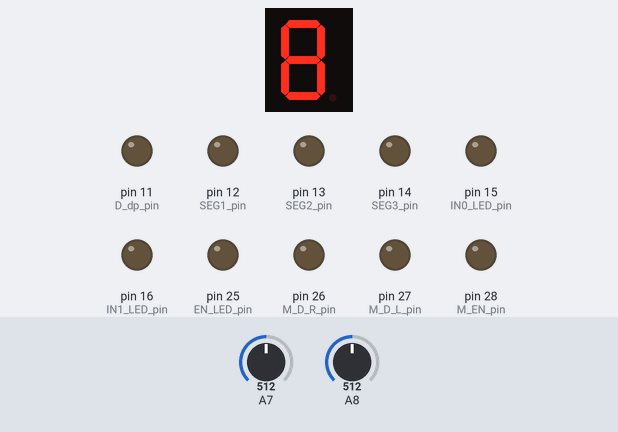
A sketch run on a simulated Arduino Mega 2560, built with avr-gcc and run on an emulated ATmega2560. On the bench: 1-digit seven-segment display, output pins drawn as LEDs (lit = HIGH). Wiring (inferred from the names in the program): 1-digit 7-segment display, segments lit when LOW: segments pin 10, pin 9, pin 2, pin 1, pin 32, pin 31, pin 30. The test bench sets the inputs (shaded band); at power-on: A7 = 512, A8 = 512. Sleep ends after the set time or at an interrupt; the segment pins are drawn as the display they are named for; pins used as bus, display or sensor lines are not drawn. At 2.2 s the program stops and its outputs stay as they are.

Above: at 0.1 s.
At 1.1 s:
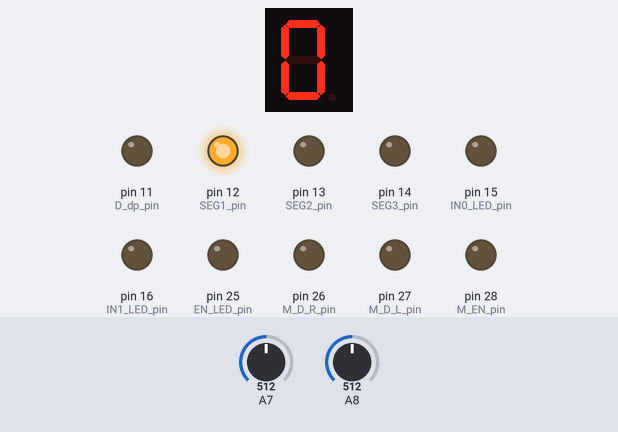
At 2.2 s:
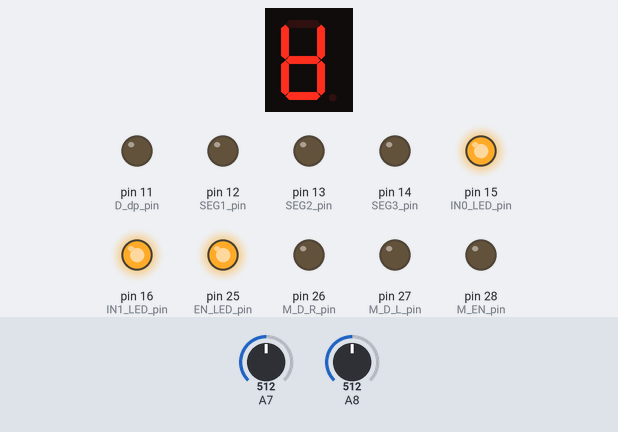
Timing chart, 0 to 3.7 s (numbered marks = the images above):
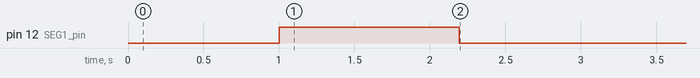

The sketch:

MCU_Prototype_Cleaner.ino
```cpp
#include "src/pins.h"
#include "src/equations.h"

#include "src/Segment/Segment_Display.h"
#include "src/Vin/Vin_Convert.h"

#include "src/Motor/Motor_Driver.h"
#include "src/LED/LED_Driver.h"

#include <avr/sleep.h>
#include <avr/power.h>
#include <cppQueue.h>

void setup_timer1();
void voltage_calc_phase();

// voltage of truck
double Vt_truck;

// resistance of line
double R_Line;

// power values
double Pd_bias;
double Pd_LEDL;
double Pd_LEDR;

// rolling average queue of voltages taken from vin!
int queue_max_size = 10;
double vt_truck_avg = 0; // rolling average value of vt_truck
cppQueue vt_truck_rolling_queue(sizeof(double), queue_max_size, LIFO);

// constant n_eff, Voltage out
const double n_eff = 0.7;
const double Vt_out = 24;

// control objects
Motor_Driver motor_driver;
LED_Driver led_driver;

Segment_Display seg_disp;
Vin_Convert vin_convert;

void setup() {

  delay(1000);

  digitalWrite(SEG1_pin, HIGH);
  digitalWrite(D_A_pin, HIGH);

  delay(1000);

  set_scalings();

  // calculate voltage and resistance values
  voltage_calc_phase();
  // Serial.println("finished voltage calc phase!");

  // setup the Timer Interrupts
  setup_timer1();

  // Set sleep mode to power save, Timer1 is still active in this mode
  set_sleep_mode(SLEEP_MODE_PWR_SAVE);

  // Enable sleep mode
  sleep_enable();

  //todo wait for readings to be small enough

}

void loop() {
  sleep_mode();
}

ISR(TIMER1_COMPA_vect){
  // timer 1 at 240 hz
  // this loop executes 240 times a second, or every 0.0041 seconds (4 ms)

  take_reading();

  display_voltage();

  change_segment_state();

  update_motor_state();

}

// ===== Loop Functions =====

// TODO figure out how to determine if action should be updated or not!

void take_reading(){
  // if enough time has passed, take in reading!

  bool ready_to_update = true;

  if (ready_to_update){
    // TCNT1 is a cycle value

    double vt_truck = get_truck_voltage();

    // add this to the rolling average queue!
    update_rolling_avg(vt_truck);
  }
}

// macros for motor states
#define OFF 0
#define LEFT 1
#define RIGHT 2

void update_motor_state(){

  // change motor if enough time using vt_truck_avg (every 150ms?)

  // 0: sleep, 1: brake, 2: left, 3: right
  bool ready_to_update = true;

  if (ready_to_update){

    if (vt_truck_avg >= 160){
      // if truck increases to 160V, check Pdbias val by turning off 1 LED (alternate), waiting 50ms measuring VT1
      // turning LED back on and using equation 7 to recalculate Pdbias
      // turn motor to raise the lift (go right)

      motor_driver.set_state(RIGHT);
    }

    else if (vt_truck_avg < 140 && vt_truck_avg > 105){
      // if Vtruck decreases to 150V check Pdbias val by turning off one LED, waiting 50ms measuring VT1 turning LED back on and
      // then using equation 7 to recalculate the Pdbias
      // turn the motor on to lower lift (go left)
      motor_driver.set_state(LEFT);

    }

    else{
      // if Vtruck decreases from above 160V to below 155V stop raising the lift (turn motor off)
      // if truck voltage incrased from below 150V to 155V stop lowering the lift (turn motor off)
      motor_driver.set_state(OFF);

    }

    // now tell motor to act out that state
    motor_driver.write_state();

  }
}

void display_voltage(){
  // display voltage to segment display and maybe change state (if enough time has passed)
  bool ready_to_update = true;

  if (ready_to_update){
    seg_disp.update_state();
  }

}

void change_segment_state(){
  // if enough time has passed, change the segment state to the current average
  bool ready_to_update = true;

  if (ready_to_update){
    seg_disp.set_display_value(vt_truck_avg);
  }

}


// ===== Helpers =====

void update_rolling_avg(double vt2_voltage){
  // updates rolling average queue based on new vt2 voltage

  if (!vt_truck_rolling_queue.isFull()){
    // if queue isnt full, just add it to queue and add divided value to queue
    vt_truck_rolling_queue.push(&vt2_voltage);
    vt_truck_avg = vt_truck_avg + vt2_voltage/vt_truck_rolling_queue.getCount();

  }else{
    // queue is full, so must remove from it first to then add new voltage
    double removed_voltage;
    vt_truck_rolling_queue.pop(&removed_voltage);
    vt_truck_rolling_queue.push(&vt2_voltage);
    vt_truck_avg = vt_truck_avg + vt2_voltage/queue_max_size - removed_voltage/queue_max_size;
  }
}

double get_truck_voltage(){
    // use vin to get voltage, and then use variables to get actual values

    double vt_2 = vin_convert.read();
    double vt_truck = two_load_V_truck(vt_2, Pd_bias, Pd_LEDL, Pd_LEDR, R_Line);
    return vt_truck;
}

// ===== Setup Functions =====

void setup_timer1(){

  cli(); // stop interupts

  TCCR1A = 0; // set TCCR1A reg to 0
  TCCR1B = 0; // set TCCR1B reg to 0
  TCNT1 = 0; // set counter to 0

  OCR1A = 999; // Compare Match Register Value
  TCCR1A |= (1 << WGM12); // turn on CTC mode
  TCCR1B |= (1 << CS11) | (1 << CS10); // 64 bit prescaler
  TIMSK1 |= (1 << OCIE1A); // enable timer compare interupt

  sei(); // enable interupts again

}

void set_scalings(){
    // scaling variables: 0v = 170Vin, 130V = 0Vin
  int vin_scaleM = -8; // slope of 150V scaling
  int vin_scaleB = 170; // y-intercept of 150V scaling

  // scaling for LED current (0-1.5 amps)
  double led_scaleM = 1.5;
  double led_scaleB = 0;

  // set scaling for Vin voltage and LED current
  vin_convert.set_scaling(vin_scaleM, vin_scaleB);
  led_driver.set_scaling(led_scaleM, led_scaleB);
}

void voltage_calc_phase(){
  // calculate vt0, vt1, vt2, R_line, Vt_truck, Pd_LEDL, Pd_LEDR

  // measure vt0 through averaging 100 samples
  double Vt_0 = vin_convert.read(100);

  // turn left LED light and wait 30 ms
  led_driver.write(1, 0);
  delay(30);

  // measure Vt1 and I_LED.left over 100 samples avg
  //? equation sheet says ILED.l = 1 A... how do I recalulate it...
  double Vt_1 = vin_convert.read(100);
  double I_LEDL = led_driver.read(100);

  // turn right LED on (both on) and wait 50 ms
  led_driver.write(1, 1);
  delay(50);

  // measure Vt2 and I_LED.right over 200 samples avg
  double Vt_2 = vin_convert.read(200);
  double I_LEDR = led_driver.read(200);

  // calculate PdLEDL, PdLEDR, PdBias
  Pd_LEDL = (I_LEDL*Vt_out)/n_eff;
  Pd_LEDR = (I_LEDR*Vt_out)/n_eff;

  // using equation 8 calculate RLine and store as constant
  R_Line = R_LINE_EQ_Two(Vt_0, Vt_1, Vt_2, Pd_LEDL, Pd_LEDR);

  // using equation 7 calculate external bias power pdbias and store as semi-constant variable
  Pd_bias = Pd_bias_one_two(Vt_0, Vt_1, Pd_LEDL, R_Line);

  // using equation 3 measure truck voltage Vtruck
  Vt_truck = two_load_V_truck(Vt_2, Pd_bias, Pd_LEDL, Pd_LEDR, R_Line);

  //todo keep rolling 100 sample over 100ms average of Vt2 (operating input voltage)

  // keep rolling 100 sample over 100ms average of Vt2 (operating input voltage)
  seg_disp.set_display_value(Vt_truck);

}
```

Segment_Display.cpp
```cpp
#include "Segment_Display.h"

// ======= public Functions =======

Segment_Display::Segment_Display(){
  // set pins
  pin_setup();

  // first value to be displayed is 0
  this->display_value = 0;

  this->prev_time = millis();

}


void Segment_Display::update_state(){
  // if enough time has passed, cycle state and turn on that digit

  this->cur_time = millis();

  if(this->cur_time - this->prev_time > this->seg_delay){
    // turn on specific digit to the reading

    // prev time is now cur_time
    this->prev_time = this->cur_time;

    // get specific digit from display_value to be displayed
    int digit_idx = this->num_states - this->state;
    int digit = get_digit(this->display_value, digit_idx);

    // set that display to the number
    set_display_digit(state, digit);

    // increase state
    state = (state + 1)%(num_states);
  }

}

void Segment_Display::set_display_value(double val){
  // sets what value to be displayed
  // TODO incorporate errors to be displayed!
  this->display_value = val;

}

// ======= private Functions =======

void Segment_Display::set_display_digit(int value, int idx){
  /*
   set display digit of idx to value

   value: what number to set 7 seg to (0 to 9)
   display_idx: which segment to turn on. 0, 1, 2
   enable_dot: turn on dot at end of segment display
  */

  // set all off (off is low macro)
  analogWrite(SEG1_pin, OFF);
  analogWrite(SEG2_pin, OFF);
  analogWrite(SEG3_pin, OFF);

  uint8_t val_encoding = segment_encodings[value];

  for (int i = 0; i < 7; i += 1){

    // get the bit at the end of the encoding
    int on = 0b1 & val_encoding;

    // find analog pin of current segment
    int cur_segment = segment_pins[7- i - 1];

    // set that segment pin to on or off
    quick_digital_write(cur_segment, on);

    val_encoding = val_encoding/2; // shift right
  }

  // now send the signals to the proper segment
  switch(idx){
    case 0:
      analogWrite(SEG1_pin, ON);
      break;
    case 1:
      analogWrite(SEG2_pin, ON);
      break;
    case 2:
      analogWrite(SEG3_pin, ON);
      break;
  }

}

int Segment_Display::get_digit(double value, int digit_idx){
  // helper to get the digit at the digit_idx of the display_val

  for(int i = 0; i < digit_idx; i += 1){
    value = value/10.0;
  }

  // set that display to the number
  int digit = ((int)value)%10;

  return digit;
}

void Segment_Display::pin_setup(){
  // initialize all pins during setup

  // set seg switcher to output
  pinMode(SEG1_pin, OUTPUT);
  pinMode(SEG2_pin, OUTPUT);
  pinMode(SEG3_pin, OUTPUT);

  // set digit pins to output
  pinMode(D_A_pin, OUTPUT);
  pinMode(D_B_pin, OUTPUT);
  pinMode(D_C_pin, OUTPUT);
  pinMode(D_D_pin, OUTPUT);
  pinMode(D_E_pin, OUTPUT);
  pinMode(D_F_pin, OUTPUT);
  pinMode(D_G_pin, OUTPUT);
  pinMode(D_dp_pin, OUTPUT);
}
```

Segment_Display.h
```cpp
#pragma once
#include <Arduino.h>
#include "../pins.h"

class Segment_Display{

  const uint8_t ON = LOW;
  const uint8_t OFF = HIGH;

  // array of segment pin addresses
  uint8_t segment_pins[7] = {D_A_pin, D_B_pin, D_C_pin, D_D_pin, D_E_pin, D_F_pin, D_G_pin};

  // encodings for each number, for segments 0bABCDEFG being on or off (here, 0 is on, 1 is off)
  //                                  0           1         2          3          4           5         6         7           8           9
  uint8_t segment_encodings[10] = {0b0000001, 0b1001111, 0b0010010, 0b0000110, 0b1001100, 0b0100100, 0b0100000, 0b0001111, 0b0000000, 0b0001100};

  unsigned long seg_delay = 2; // ms delay between segment displays
  unsigned long prev_time;
  unsigned long cur_time;

  int state = 0; // current state of 3 for each segment
  int num_states = 3; // number of states for each segment

  double display_value; // value to be showing

  void set_display_digit(int value, int idx);
  void pin_setup();

  int get_digit(double display_val, int digit_idx); // get specific digit of float

public:

  Segment_Display();

  // cycle state showing digit
  void update_state();

  // change the value being shown
  void set_display_value(double val); // run a state change for what display is on

  void quick_digital_write(const int pin, int value){
  // quickly does digital write on pin according to boolean value
      if(value == 1){
          digitalWrite(pin, HIGH);
      }else if(value == 0){
          digitalWrite(pin, LOW);
      }
  }

};
```

Vin_Convert.cpp
```cpp
#include "Vin_Convert.h"

Vin_Convert::Vin_Convert(double m, double b){
    pinMode(IN150V_pin, INPUT);
    scaleM = m;
    scaleB = b;
}

void Vin_Convert::set_scaling(double m, double b){
    scaleM = m;
    scaleB = b;
}

int Vin_Convert::analog_read(){
    // 0-1023 basic analog read
    adc_reading = analogRead(IN150V_pin);

    return adc_reading;
}

double Vin_Convert::read(int n){
    // reading average over n readings
    double sum = 0;
    double volt;
    for(int i = 0; i < n; i += 1){
        volt = ((double)analog_read())*5.0/1023.0;
        sum += (volt * scaleM + scaleB);
    }

    return sum/n;
}
```

Vin_Convert.h
```cpp
#pragma once
#include <Arduino.h>
#include "../pins.h"

// simplified Vin_Convert struct for a more functional based programming view

struct Vin_Convert{

    double scaleM;
    double scaleB;

    double adc_reading; // latest adc 10bit value
    double voltage_reading; // latest voltage value

    // initialization function
    Vin_Convert(double m = 1, double b = 0);
    void set_scaling(double m, double b);

    int analog_read(); // 0-1023V analog raw reading
    double read(int n = 1); // reading average over n readings

    void quick_digital_write(const int pin, int value){
    // quickly does digital write on pin according to boolean value
        if(value == 1){
            digitalWrite(pin, HIGH);
        }else if(value == 0){
            digitalWrite(pin, LOW);
        }
    }

};
```

equations.h
```cpp
#pragma once
// Electical Equation Functions

double zero_buffer = 0.001; // add to denominator to make sure never divide 0

// ====== Voltage Truck Equations ========

double no_load_V_truck(double Vt_0, double Pd_bias, double R_line){
    return (Vt_0 + (Pd_bias/(Vt_0 + zero_buffer))*R_line);
}

double one_load_V_truck(double Vt_1, double Pd_bias, double Pd_LEDL, double R_line){
    return (Vt_1 + ((Pd_LEDL + Pd_bias)*R_line)/(Vt_1+zero_buffer));
}

double two_load_V_truck(double Vt_2, double Pd_bias, double Pd_LEDL, double Pd_LEDR, double R_line){
    return (Vt_2 + (Pd_LEDL + Pd_LEDR + Pd_bias)*R_line/(Vt_2 + zero_buffer));
}

// ====== Power bias Equations

double Pd_bias_one_two(double Vt0, double Vt1, double Pd_LEDL, double R_line){
    // setting no load voltage truck equation equal to 1 load voltage truck to get Pd
    // pdbias = ((Vt0 - Vt1)/Rline - PdLED.l/Vt1)*(Vt0 * Vt1)/(Vt0 - Vt1)

    double val_1 = (Vt0 - Vt1)/(R_line + zero_buffer);
    double val_2 = Pd_LEDL/(Vt1 + zero_buffer);
    double val_3 = (Vt0*Vt1)/(Vt0 - Vt1 + zero_buffer);

    return (val_1 - val_2)*val_3;
}

double Pd_bias_one_three(double Vt0, double Vt2, double Pd_LEDL, double Pd_LEDR, double R_line){
    // setting no load voltage truck equation equal to 2 load voltage truck

    double val1 = (Vt0 - Vt2)/(R_line + zero_buffer);
    double val2 = (Pd_LEDL + Pd_LEDR)/(Vt2 + zero_buffer);
    double val3 = (Vt0 * Vt2)/(Vt0 - Vt2 + zero_buffer);

    return (val1 - val2)*val3;
}

double Pd_bias_two_three(double Vt1, double Vt2, double Pd_LEDL, double Pd_LEDR, double R_line){
    // setting 1 load voltage truck equal to 2 load voltage truck equation

}

// ====== Resistance Line Equations

double R_LINE_EQ_One(double vt_0, double vt_1, double Pd_LEDL, double Pd_bias){
    // RLine = (Vt0 * VT1)/(PdLED.L * Vt0/(Vt0-Vt1) + Pdbias)
    return (vt_0 * vt_1)/(Pd_LEDL * vt_0/(vt_0-vt_1 + zero_buffer) + Pd_bias + zero_buffer);
}

double R_LINE_EQ_Two(double vt_0, double vt_1, double vt_2, double Pd_LEDL, double Pd_LEDR){
    // vt0, vt1, vt2, PdL, PdR
    double val1 = vt_2 - vt_1;
    double val2 = (Pd_LEDL + Pd_LEDR)/(vt_0-vt_2 + zero_buffer);
    double val3 = (Pd_LEDL)/(vt_0-vt_1 + zero_buffer);

    double rline = val1/(val2 - val3 + zero_buffer);
    return rline;
}
```

pins.h
```cpp
#pragma once
#include <Arduino.h>

const uint8_t IN150V_pin = 23;

// unspecified pins
const uint8_t AREF_pin = 20;
const uint8_t AVCC_pin = 18;

// Motor Driver Pins (IFX007T)
const uint8_t M_D_R_pin = 26; // input for right motor
const uint8_t M_D_L_pin = 27; // input for left motor
const uint8_t M_EN_pin = 28; // motor inhibit (set low to sleep)
const uint8_t SenseMR_pin = 19; // Analog IS Current Sense for Right Motor
const uint8_t SenseML_pin = 22; // Analog IS Current Sense for Left Motor

// LED Driver Pins (IS pin is set to high impedance).
const uint8_t IN0_LED_pin = 15; // IN0 LED activate output channel 0
const uint8_t IN1_LED_pin = 16; // IN1 LED activate output channel 1
const uint8_t EN_LED_pin = 25; // DEN, “high”: diagnosis enabled. “low”: diagnosis disabled
const uint8_t SCK_pin = 15; // DESL Diagnosis Selection (DSEL) digital toggle between channels
const uint8_t SenseLED_pin = 24; // IS Sense Output A/D analog digital converter pin

// Segment Displays
const uint8_t SEG1_pin = 12;
const uint8_t SEG2_pin = 13;
const uint8_t SEG3_pin = 14;

// to segment display
const uint8_t D_A_pin = 30;
const uint8_t D_B_pin = 31;
const uint8_t D_C_pin = 32;
const uint8_t D_D_pin = 1;
const uint8_t D_E_pin = 2;
const uint8_t D_F_pin = 9;
const uint8_t D_G_pin = 10;
const uint8_t D_dp_pin = 11;
```

LED_Driver.cpp
```cpp
#include "LED_Driver.h"

LED_Driver::LED_Driver(){
  pin_setup();

  // start with all channels off
  this->ch_0_state = 0;
  this->ch_1_state = 0;
}

void LED_Driver::set_scaling(double m, double b){
    // set scaling values for current
    sense_scaling_m = m;
    sense_scaling_b = b;
}

void LED_Driver::pin_setup(){
    // led driver pin setup
    pinMode(IN0_LED_pin, OUTPUT);
    pinMode(IN1_LED_pin, OUTPUT);
    pinMode(EN_LED_pin, OUTPUT);
    pinMode(SCK_pin, OUTPUT);

    pinMode(SenseLED_pin, INPUT);
}


void LED_Driver::LED_Driver_Control(int in_0_val, int in_1_val, int DEN_val, int DSEL_val){ // sends controls to LED
  /*
   * in_0: signal for channel 0
   * int_1: signal for channel 1
   * DEN: Diagnostic Enabler, Enabler for LED
   * DSEL: Diagnosis Selection (SCK_pin)
   * IS: Current Sense for LED (0-1023)
   */

  // set channel 0 LED
  quick_digital_write(IN0_LED_pin, in_0_val);

  // set channel 1 LED
  quick_digital_write(IN1_LED_pin, in_1_val);

  // set Diagnostic Enabler
  quick_digital_write(EN_LED_pin, DEN_val);

  // set Diagnosis Selection
  quick_digital_write(SCK_pin, DSEL_val);

  // read Current Sense for LED and save in IS pointer
  this->current = analogRead(SenseLED_pin);

}

void LED_Driver::write(){
    // set LEDL, LEDR channels using preset ch states
    LED_Driver_Control(this->ch_0_state, this->ch_1_state, 1, 1);
}

void LED_Driver::write(int ch_0, int ch_1){
    // set LEDL, LEDR channels using current ch states
    LED_Driver_Control(ch_0, ch_1, 1, 1);
}

double LED_Driver::read(int n){
    // scale to get reading in amps over int n
    double sum = 0;
    int analog_val;
    for(int i = 0; i < n; i += 1){
        analog_val = analogRead(SenseLED_pin);
        sum += analog_val*sense_scaling_m + sense_scaling_b;
    }

    return sum/n;
}
```

Source omitted: LED_Driver.h (832 bytes), Motor_Driver.cpp (1656 bytes), Motor_Driver.h (914 bytes)

Measured:
- what the display in image 1 shows lasts 1.2 s, from 1.0 s to 2.2 s
